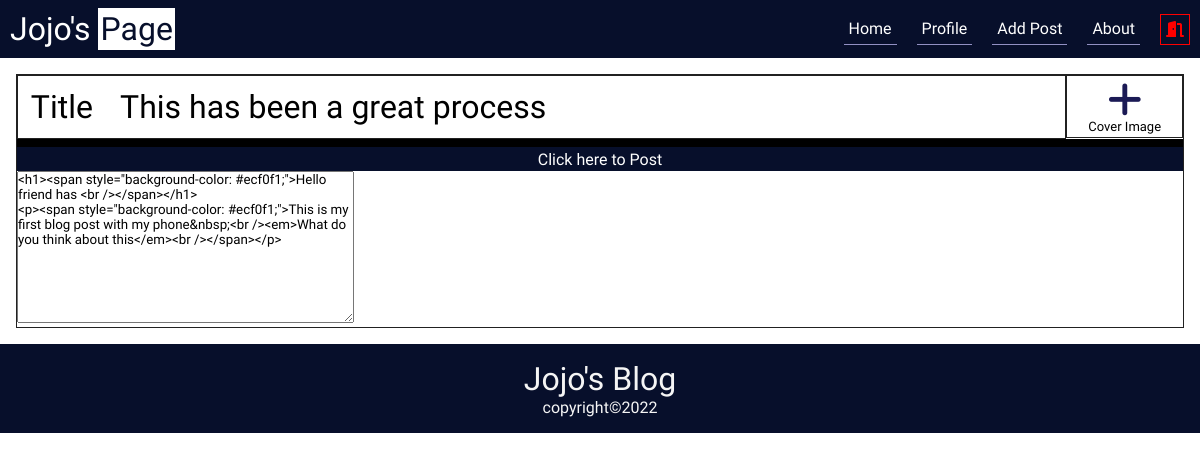
Page /editpost/2 (signed in) on the earlier database version.
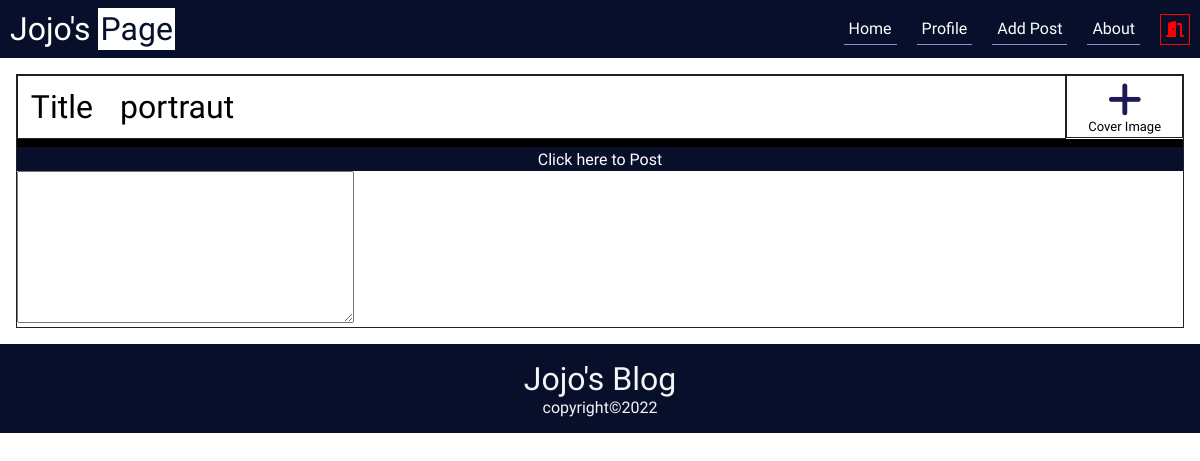
Same page on the later database version.
### blog/models.py (models this page shows, shortened)
class BlogPost(models.Model):
    title = models.CharField(max_length=200)
    Post = models.TextField(null=True, blank=True)
    logo = models.ImageField('head image', null=True, blank=True)
    pub_date = models.DateField('Date Published', auto_now=True)
    pub_time = models.TimeField('Time Published', auto_now=True)
    Author = models.ForeignKey(Profile, on_delete=models.CASCADE, blank=True, null=True)

### blog/views.py (the view)
# urls.py: path('editpost/<str:pk>', views.edit_post, name='editpost'),
@login_required(login_url='login')
def edit_post(req, pk) -> HttpResponse:
    post = BlogPost.objects.get(pk=pk)
    form: PostForm = PostForm(instance=post)
    context: dict = {'post': form, 'id':pk}
    if req.method == 'POST':
        post = PostForm(req.POST, req.FILES, instance=post)
        if post.is_valid():
            post = post.save()
            return redirect('home')
    return render(req, 'blog/edit_post.html', context=context)

### blog/forms.py
class PostForm(forms.ModelForm):
    class Meta:
        model = BlogPost
        fields = '__all__'
        exclude = ['Author']

### blog/templates/blog/edit_post.html (shortened to what this page needs)
{% extends 'blog/base.html' %}
{% load static %}
{% block extrahead %}
    <link rel="stylesheet" href="{% static 'blog/css/post_form.css' %}"/>
{% endblock %}
{% block content %}
    {% if post %}
        <div class="post-form-con">
            <form action="{% url 'editpost' id %}" method="post" class="postform" enctype="multipart/form-data">
                <div class="post-form-grid">
                    <div class="g-1"><label for="id_title">{{ post.title.label }}</label>{{ post.title }}</div>
                    <div class="g-2"><label for="id_logo"><i class="fa fa-add fa-3x"></i> </label>
                        <p id="img_name">Cover Image</p></div>
                    <div class="g-4">  {{ post.Post }}</div>
                    <div class="submit-post-btn">
                        <button class="sub-btn">Click here to Post</button>
                    </div>
                </div>
            </form>
        </div>
    {% endif %}
{% endblock %}

### blog/templates/blog/base.html (shortened to what this page needs)
<!DOCTYPE html>
{% load static %}
<html lang="en">
<head>
    {% block extrahead %}
    {% endblock %}
    <link rel="stylesheet" href="https://cdnjs.cloudflare.com/ajax/libs/font-awesome/6.1.1/css/all.min.css"
/>
    <link rel="stylesheet" href="{% static 'blog/css/navbar.css' %}">
    <link rel="stylesheet" href="{% static 'blog/css/base.css' %}">
    <link rel="stylesheet" href="{% static 'blog/css/footer.css' %}">
</head>
<body>
{% include 'blog/navbar.html' %}
{% block content %}
{% endblock %}
{% include 'blog/Footer.html' %}
</body>
</html>

### blog/templates/blog/navbar.html (shortened to what this page needs)
<div class="navbar">
    <div class="navbar-con ">
        <a class="logo-link" href="{% url 'home' %}"><h1> Jojo's <span>Page</span></h1></a>
        <nav class="">
            <ul class="nav-items">
                <a href="{% url 'home' %}" class="btn link-btn">Home</a>
                <a href="{% url 'profile' %}" class="btn link-btn">Profile</a>
                <a href="{% url 'addpost' %}" class="btn link-btn">Add Post</a>
                <a href="{% url 'about' %}" class="btn link-btn">About</a>
                <a href="{% url 'logout' %}" class="btn link-logout"><i class="fas fa-door-open"></i> </a>
            </ul>
        </nav>
    </div>
</div>

### blog/templates/blog/Footer.html
    <footer>
        <div class="container">
            <h1>
                Jojo's <span>Blog</span>
            </h1>
            <p>copyright&copy;2022</p>
        </div>
    </footer>

### blog/static/blog/css/post_form.css (style rules this page uses)
*, *::after, *::before { box-sizing: border-box; margin: 0; padding: 0; }
* { font-family: "Quicksand", sans-serif; font-optical-sizing: auto; font-weight: 400; font-style: normal; }
.post-form-con { width: 100%; margin: 0 auto; padding: 1rem; }
.post-form-grid { display: grid; grid-template-columns: 90% 10%; grid-template-rows: 4rem 2rem 100%; border: 1px solid #212121; grid-template-areas: "a b" "s s" "d d"; }
.g-1 { grid-area: a; display: flex; align-items: center; font-size: 2rem; gap: 0.7rem; border: 1px solid #212121; }
.g-1 > :first-child { padding-left: 0.8rem; width: max-content; cursor: pointer; }
.g-1 #id_title { font-size: 2rem; padding: 0 1rem; outline: none; border: none; height: 100%; width: 100%; }
.g-1 > * { width: 100%; }
.g-2 { grid-area: b; display: flex; align-items: center; justify-content: center; flex-direction: column; font-size: small; border: 1px solid #212121; margin-bottom: 1px; }
.g-2 label { text-align: center; color: #1B1A55; cursor: pointer; }
.g-4 { grid-area: d; }
.submit-post-btn { grid-area: s; border-top: 0.5rem solid black; }
.submit-post-btn > :only-child { all: unset; background: #070F2B; text-align: center; display: block; color: white; width: 100%; height: 100%; cursor: pointer; transition-property: scale, border-radius, box-shadow, background-color; transition: 150ms ease-in-out; }

### blog/static/blog/css/navbar.css (style rules this page uses)
*, *::after, *::before { box-sizing: border-box; margin: 0; padding: 0; }
* { font-family: "Quicksand", sans-serif; font-optical-sizing: auto; font-weight: 400; font-style: normal; }
.navbar { background-color: #070F2B; padding: 10px; color: white; z-index: 1000; position: sticky; top: 0; }
.navbar h1 span { padding: 2px; background-color: white; color: #070F2B; }
.navbar .navbar-con { display: flex; justify-content: space-between; align-items: center; }
.navbar .navbar-con .nav-items { display: flex; gap: 20px; z-index: 1000; }
.navbar .navbar-con .btn { all: unset; padding: 5px; color: white; text-decoration: none; transition: all 250ms ease-in-out; border-bottom: 1px solid #9290C3; cursor: pointer; }
.navbar .navbar-con .btn.link-logout { color: red; border: 1px solid red; }
.logo-link { all: unset; cursor: pointer; }

### blog/static/blog/css/base.css (style rules this page uses)
*, *::after, *::before { box-sizing: border-box; margin: 0; padding: 0; }

### blog/static/blog/css/footer.css (style rules this page uses)
*, *::after, *::before { box-sizing: border-box; margin: 0; padding: 0; }
* { font-family: "Quicksand", sans-serif; font-optical-sizing: auto; font-weight: 400; font-style: normal; }
footer { background-color: #070F2B; padding: 1rem; }
footer > div { display: block; color: whitesmoke; text-align: center; }

Differences in the rows shown:
changed BlogPost: title "This has been a great process" → "portraut"; Post "<h1><span style=\"background-color: #ecf0f1;\">Hello friend has <br /></span></h1> <p><span style=\"background-color: #ecf0f1;\">This is my first blog post with my phone&nbsp;<br /><em>What do you think about this</em><br /></span></p>" → (not shown)
